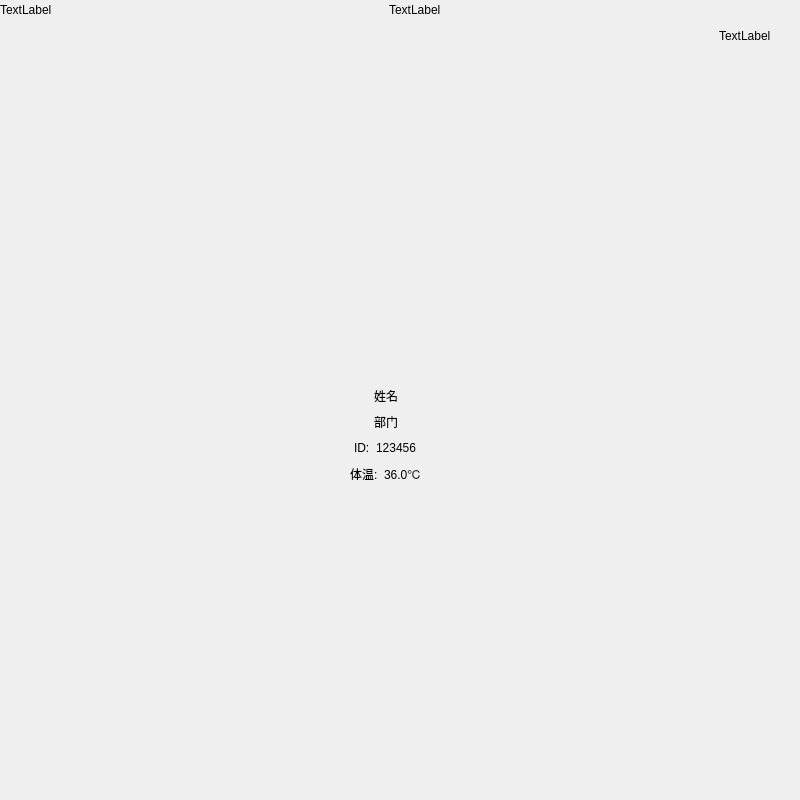
<?xml version="1.0" encoding="UTF-8"?>
<ui version="4.0">
 <class>WarnForm</class>
 <widget class="QWidget" name="WarnForm">
  <property name="geometry">
   <rect>
    <x>0</x>
    <y>0</y>
    <width>800</width>
    <height>800</height>
   </rect>
  </property>
  <property name="windowTitle">
   <string>Form</string>
  </property>
  <widget class="QWidget" name="layoutWidget">
   <property name="geometry">
    <rect>
     <x>0</x>
     <y>0</y>
     <width>771</width>
     <height>791</height>
    </rect>
   </property>
   <layout class="QVBoxLayout" name="verticalLayout">
    <item>
     <layout class="QHBoxLayout" name="horizontalLayout">
      <item>
       <widget class="QLabel" name="label_day">
        <property name="text">
         <string>TextLabel</string>
        </property>
       </widget>
      </item>
      <item>
       <spacer name="horizontalSpacer">
        <property name="orientation">
         <enum>Qt::Horizontal</enum>
        </property>
        <property name="sizeHint" stdset="0">
         <size>
          <width>40</width>
          <height>20</height>
         </size>
        </property>
       </spacer>
      </item>
      <item>
       <widget class="QLabel" name="label_time">
        <property name="text">
         <string>TextLabel</string>
        </property>
       </widget>
      </item>
      <item>
       <spacer name="horizontalSpacer_2">
        <property name="orientation">
         <enum>Qt::Horizontal</enum>
        </property>
        <property name="sizeHint" stdset="0">
         <size>
          <width>40</width>
          <height>20</height>
         </size>
        </property>
       </spacer>
      </item>
     </layout>
    </item>
    <item>
     <layout class="QHBoxLayout" name="horizontalLayout_2">
      <item>
       <spacer name="horizontalSpacer_3">
        <property name="orientation">
         <enum>Qt::Horizontal</enum>
        </property>
        <property name="sizeHint" stdset="0">
         <size>
          <width>40</width>
          <height>20</height>
         </size>
        </property>
       </spacer>
      </item>
      <item>
       <widget class="QLabel" name="label_count">
        <property name="text">
         <string>TextLabel</string>
        </property>
       </widget>
      </item>
     </layout>
    </item>
    <item>
     <spacer name="verticalSpacer">
      <property name="orientation">
       <enum>Qt::Vertical</enum>
      </property>
      <property name="sizeHint" stdset="0">
       <size>
        <width>20</width>
        <height>40</height>
       </size>
      </property>
     </spacer>
    </item>
    <item>
     <layout class="QHBoxLayout" name="horizontalLayout_3">
      <item>
       <spacer name="horizontalSpacer_4">
        <property name="orientation">
         <enum>Qt::Horizontal</enum>
        </property>
        <property name="sizeHint" stdset="0">
         <size>
          <width>40</width>
          <height>20</height>
         </size>
        </property>
       </spacer>
      </item>
      <item>
       <widget class="QLabel" name="label_pic">
        <property name="text">
         <string/>
        </property>
        <property name="pixmap">
         <pixmap resource="plamres.qrc">:/new/res/images/warn.png</pixmap>
        </property>
       </widget>
      </item>
      <item>
       <spacer name="horizontalSpacer_5">
        <property name="orientation">
         <enum>Qt::Horizontal</enum>
        </property>
        <property name="sizeHint" stdset="0">
         <size>
          <width>40</width>
          <height>20</height>
         </size>
        </property>
       </spacer>
      </item>
     </layout>
    </item>
    <item>
     <layout class="QHBoxLayout" name="horizontalLayout_4">
      <item>
       <spacer name="horizontalSpacer_6">
        <property name="orientation">
         <enum>Qt::Horizontal</enum>
        </property>
        <property name="sizeHint" stdset="0">
         <size>
          <width>40</width>
          <height>20</height>
         </size>
        </property>
       </spacer>
      </item>
      <item>
       <widget class="QLabel" name="label_name">
        <property name="text">
         <string>姓名</string>
        </property>
       </widget>
      </item>
      <item>
       <spacer name="horizontalSpacer_7">
        <property name="orientation">
         <enum>Qt::Horizontal</enum>
        </property>
        <property name="sizeHint" stdset="0">
         <size>
          <width>40</width>
          <height>20</height>
         </size>
        </property>
       </spacer>
      </item>
     </layout>
    </item>
    <item>
     <layout class="QHBoxLayout" name="horizontalLayout_7">
      <item>
       <spacer name="horizontalSpacer_12">
        <property name="orientation">
         <enum>Qt::Horizontal</enum>
        </property>
        <property name="sizeHint" stdset="0">
         <size>
          <width>40</width>
          <height>20</height>
         </size>
        </property>
       </spacer>
      </item>
      <item>
       <widget class="QLabel" name="label_department">
        <property name="text">
         <string>部门</string>
        </property>
       </widget>
      </item>
      <item>
       <spacer name="horizontalSpacer_13">
        <property name="orientation">
         <enum>Qt::Horizontal</enum>
        </property>
        <property name="sizeHint" stdset="0">
         <size>
          <width>40</width>
          <height>20</height>
         </size>
        </property>
       </spacer>
      </item>
     </layout>
    </item>
    <item>
     <layout class="QHBoxLayout" name="horizontalLayout_5">
      <item>
       <spacer name="horizontalSpacer_8">
        <property name="orientation">
         <enum>Qt::Horizontal</enum>
        </property>
        <property name="sizeHint" stdset="0">
         <size>
          <width>40</width>
          <height>20</height>
         </size>
        </property>
       </spacer>
      </item>
      <item>
       <widget class="QLabel" name="label_id">
        <property name="text">
         <string>ID:</string>
        </property>
       </widget>
      </item>
      <item>
       <widget class="QLabel" name="label_reg_id">
        <property name="text">
         <string>123456</string>
        </property>
       </widget>
      </item>
      <item>
       <spacer name="horizontalSpacer_9">
        <property name="orientation">
         <enum>Qt::Horizontal</enum>
        </property>
        <property name="sizeHint" stdset="0">
         <size>
          <width>40</width>
          <height>20</height>
         </size>
        </property>
       </spacer>
      </item>
     </layout>
    </item>
    <item>
     <layout class="QHBoxLayout" name="horizontalLayout_6">
      <item>
       <spacer name="horizontalSpacer_10">
        <property name="orientation">
         <enum>Qt::Horizontal</enum>
        </property>
        <property name="sizeHint" stdset="0">
         <size>
          <width>40</width>
          <height>20</height>
         </size>
        </property>
       </spacer>
      </item>
      <item>
       <widget class="QLabel" name="label_tem">
        <property name="text">
         <string>体温:</string>
        </property>
       </widget>
      </item>
      <item>
       <widget class="QLabel" name="label_temperature">
        <property name="text">
         <string>36.0℃</string>
        </property>
       </widget>
      </item>
      <item>
       <spacer name="horizontalSpacer_11">
        <property name="orientation">
         <enum>Qt::Horizontal</enum>
        </property>
        <property name="sizeHint" stdset="0">
         <size>
          <width>40</width>
          <height>20</height>
         </size>
        </property>
       </spacer>
      </item>
     </layout>
    </item>
    <item>
     <spacer name="verticalSpacer_2">
      <property name="orientation">
       <enum>Qt::Vertical</enum>
      </property>
      <property name="sizeHint" stdset="0">
       <size>
        <width>20</width>
        <height>40</height>
       </size>
      </property>
     </spacer>
    </item>
   </layout>
  </widget>
 </widget>
 <resources>
  <include location="plamres.qrc"/>
 </resources>
 <connections/>
</ui>
